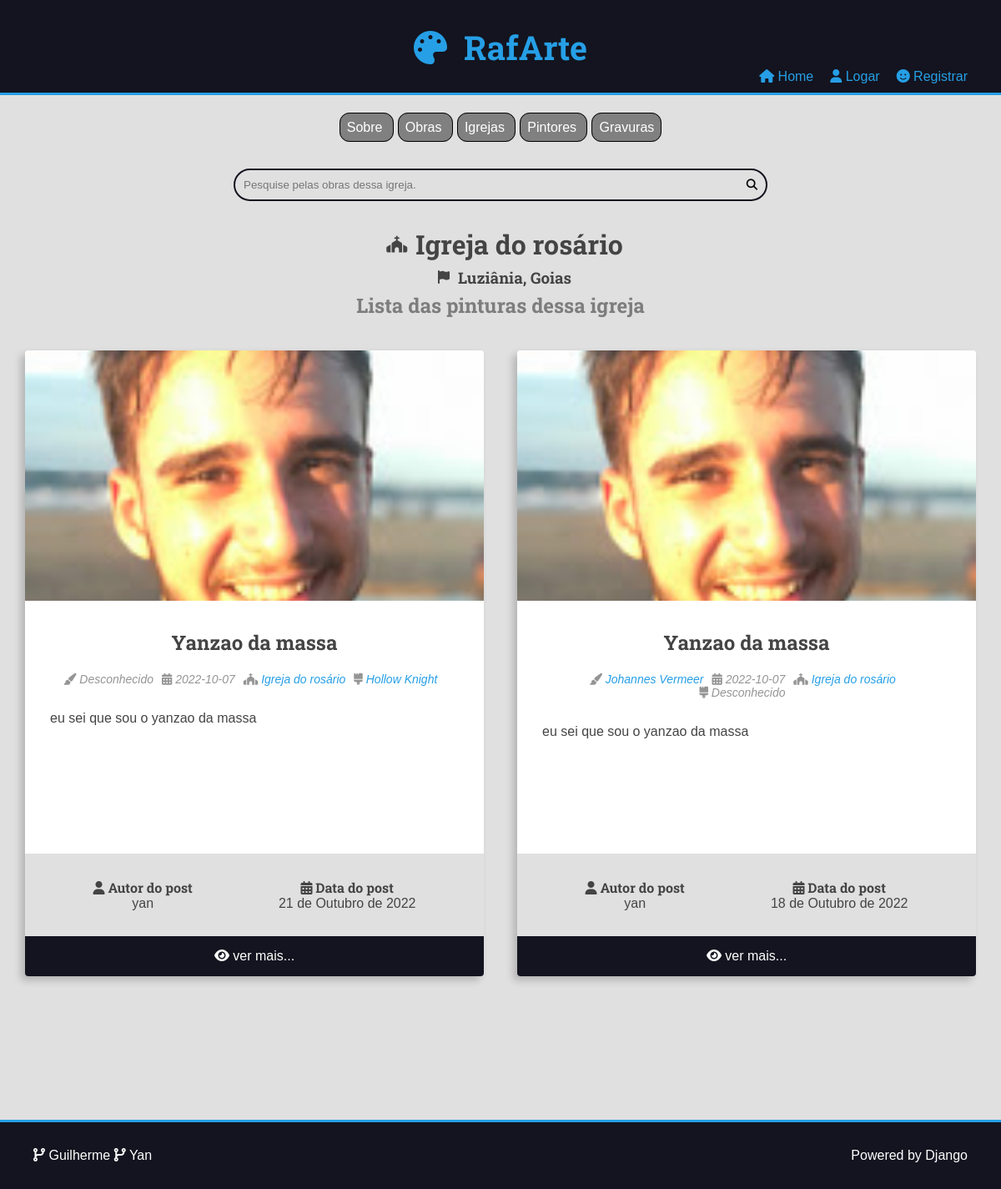
Page /church/1/ on the earlier database version.
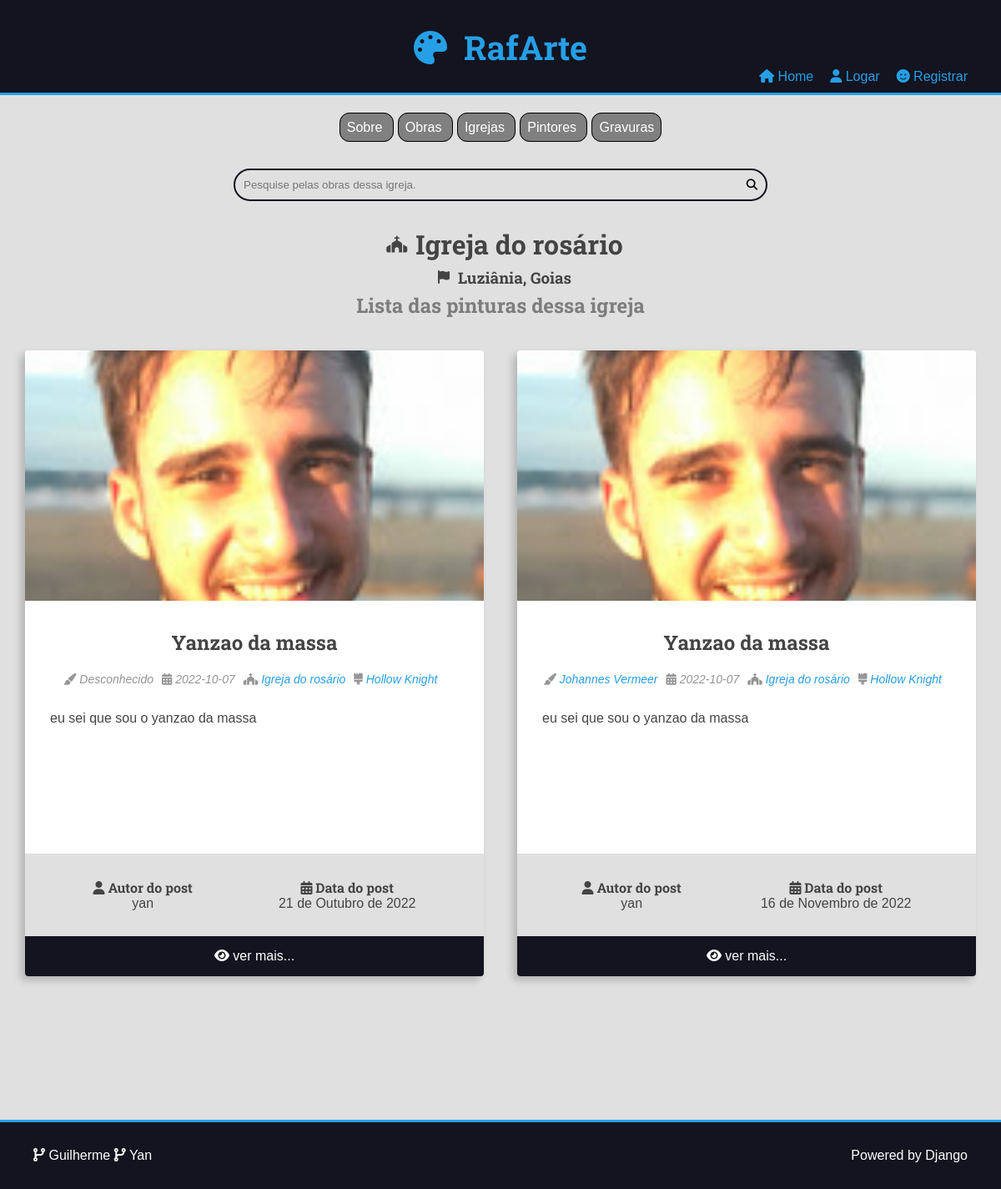
Same page on the later database version.
### museum/models.py (models this page shows, shortened)
class Church(models.Model):
    name = models.CharField(max_length=50)
    city = models.CharField(max_length=50, blank=True)
    state = models.CharField(max_length=50, blank=True)
    class Meta:
        db_table = 'CHURCH'

class Painting(models.Model):
    name = models.CharField(max_length=50)
    date = models.CharField(max_length=10, null=True, blank=True)
    description = models.TextField(blank=True)
    cover = models.ImageField(upload_to='museum/cover/%Y/%m/%d/')
    post_date = models.DateField(auto_now=True)
    summary = models.CharField(max_length=250)
    is_published = models.BooleanField(default=False)
    author = models.ManyToManyField(
        Author, blank=True,
        default=None
    )
    church = models.ForeignKey(
        Church, on_delete=models.SET_NULL, null=True, blank=True,
        default=None
    )
    engraving = models.ManyToManyField(
        Engraving, blank=True,
        default=None
    )
    post_author = models.ForeignKey(
        User, on_delete=models.SET_NULL, null=True
    )
    class Meta:
        db_table = 'PAINTING'

class Engraving(models.Model):
    name = models.CharField(max_length=50)
    book = models.CharField(max_length=50, blank=True)
    cover = models.ImageField(upload_to='engravings/cover/%Y/%m/%d/')
    author = models.ManyToManyField(
        Author, blank=True, default=None
    )
    def __str__(self) -> str:
        return self.name
    class Meta:
        db_table = 'ENGRAVING'

class Author(models.Model):
    name = models.CharField(max_length=50)
    biography = models.TextField(blank=True)
    is_engraving = models.BooleanField(default=False)
    def __str__(self) -> str:
        return self.name
    class Meta:
        db_table = 'AUTHOR'

### museum/views.py (the view)
# urls.py: path('church/<int:id_church>/', views.detail_church, name='church'),
@require_GET
def detail_church(request: HttpRequest, id_church: int) -> HttpResponse:
    filter = request.GET.get('filter', '')
    current_page = int(request.GET.get('page', 1))
    paintings = Painting.objects.filter(church__id=id_church, is_published=True).order_by('-id')
    paintings = paintings.select_related('church', 'post_author')
    paintings = paintings.prefetch_related('engraving', 'author')
    if not paintings:
        raise Http404("there are no paintings related to this church id")
    church = paintings.first().church
    if filter == 'churches':
        search = request.GET.get('q', '')
        paintings = paintings.filter(Q(
            Q(name__icontains=search) | Q(summary__icontains=search)
        ))
    page = pagination(paintings, current_page)
    return render(request, 'museum/pages/church.html', {
        'page':page,
        'church': church,
        'filterChurch': 'selected',
        'placeholder': 'Pesquise pelas obras dessa igreja.',
        'limparPesquisa': True if filter == 'churches' else False,
        'search_result': search if filter == 'churches' else False,
    })

### utils/pagination.py (called while the page is built)
def pagination(lista, current_page: int):
    paginator = Paginator(lista, 6, orphans=1)
    page = paginator.get_page(current_page)
    pagination = paginator.get_elided_page_range(current_page, on_each_side = 2, on_ends = 1)
    number_page = paginator.num_pages
    return {
        'current_page': current_page,
        'paintings': page.object_list,
        'pagination': pagination if number_page > 1 else [],
        'number_page': number_page,
        'total_paintings': paginator.count,
    }

### museum/templates/museum/pages/church.html (shortened to what this page needs)
{% extends 'templates/pages/global.html' %}
{% block content %}
<div class="text-secondary-page">
    <div class="center-flex" id="church-name">
        <i class="fa-solid fa-church fa-lg logo-info"></i>
        <h1>{{ church.name }}</h1>
    </div>
    <div class="center-flex" id="church-location">
        {% if church.city %}
        <i class="fa-solid fa-flag logo-info"></i>
        <h3>{{ church.city }}</h3>
        {% endif %}
        {% if church.state %}
             <h3>, {{ church.state }}</h3>
        {% endif %}
    </div>
</div>
    {% if page.total_paintings == 1 %}
        <h2 class="gray-text">Pintura dessa igreja</h2>
        <br>
        <div class="main-content  container" id="one-item">
            {% for painting in page.paintings %}
                    {% include 'museum/partials/painting.html' %}
            {% endfor %}
        </div>
    {% else %}
        <h2 class="gray-text">Lista das pinturas dessa igreja</h2>
        <br>
        <div class="main-content main-content-list container" id="church-page">
            {% for painting in page.paintings %}
                {% include 'museum/partials/painting.html' %}
            {% endfor %}
        </div>
        <div class="container">
            {% include 'templates/partials/pagination.html' %}
        </div>
    {% endif %}
{% endblock content %}

### website/templates/pages/global.html (shortened to what this page needs)
{% load static %}
<!DOCTYPE html>
<html lang="pt-br">
<head>
    {% include 'templates/partials/head.html' %}
</head>
<body>
    <div id="page-container">
        <div id="content-wrap">
            {% include 'templates/partials/header.html' %}
            {% if search is not False %}
                {% include 'templates/partials/search.html' %}
            {% else %}
                <div class="top-space">
                </div>
            {% endif %}
            <main class="main-content-container">
                {% block content %}{% endblock content %}
            </main>
        </div>
        {% include 'templates/partials/footer.html' %}
    </div>
</body>
</html>

### website/templates/partials/head.html (shortened to what this page needs)
{% load static %}
<link rel="stylesheet" href="https://cdnjs.cloudflare.com/ajax/libs/font-awesome/5.15.4/css/fontawesome.min.css"
 />
<link rel="stylesheet" href="https://cdnjs.cloudflare.com/ajax/libs/font-awesome/5.15.4/css/brands.min.css"
 />
<link rel="stylesheet" href="https://cdnjs.cloudflare.com/ajax/libs/font-awesome/5.15.4/css/solid.min.css"
 />
<link rel="stylesheet" href="{% static 'static/css/style.css' %}">

### website/templates/partials/header.html (shortened to what this page needs)
<header class="main-header-container">
    <div class="main-header container">
        <h1>
            <a class="main-logo" href="{% url 'painting:home' %}">
                <i class="fas fa-palette main-logo-icon"></i>
                <span>RafArte</span>
            </a>
        </h1>
    </div>
    <div class="navbar">
        <div class="navbar-item">
            <a href="{% url 'painting:home' %}"><i class="fas fa-house"></i> Home</a>
        </div>
    {% if not user.is_authenticated %}
        <div class="navbar-item">
            <a href="{% url 'user:login' %}"><i class="fas fa-user"></i> Logar</a>
        </div>
        <div class="navbar-item">
            <a href="{% url 'user:register' %}"> <i class="fa-solid fa-face-smile"></i> Registrar</a>
        </div>
    {% endif %}
    </div>
</header>

### website/templates/partials/search.html
<div class="search-container">
    <div class="container">
        <div class="center" id="see-all">
            <a class="dashboard-button-dark{{sobre}}" href="{% url 'painting:info' %}"> Sobre </a>
            <a class="dashboard-button-dark{{obras}}" href="{% url 'painting:home' %}"> Obras </a>
            <a class="dashboard-button-dark{{igrejas}}" href="{% url 'painting:church_all' %}"> Igrejas </a>
            <a class="dashboard-button-dark{{pintores}}" href="{% url 'painting:painter_all' %}"> Pintores </a>
            <a class="dashboard-button-dark{{gravuras}}" href="{% url 'painting:engraving_all' %}"> Gravuras </a>
        </div>
        {% if searchbar is not False %}
        {% include 'templates/partials/searchbar.html' %}
        {% endif %}
    </div>
</div>

### website/templates/partials/searchbar.html (shortened to what this page needs)
<form action="{% if search_action %}{% url search_action %}{% endif %} " method="GET" class="search-form">
    <input placeholder="{{placeholder}}" type="search" class="search-input" name="q" value="" required>
    <button type="submit" class="search-button"><i class="fas fa-search"></i></button>
</form>

### museum/templates/museum/partials/painting.html (shortened to what this page needs)
<div class="center painting painting-list-item card">
    <div class="painting-cover">
        {% if isDetailPage is not True %}
            <a class="no-filter" href="{% url 'painting:detail' painting.id %}">
                <img src="{{ painting.cover.url }}" alt="temporario" class="img-main">
            </a>
        {% else %}
            <img src="{{ painting.cover.url }}" alt="temporario" class="img-main no-filter">
        {% endif %}
    </div>
    <div class="painting-title-container">
        <h2 class="painting-title">{{ painting.name | linebreaks }}</h2>
    </div>
    <div class="painting-author center-flex">
        <span class="painting-author-item">
            {% for author in painting.author.all %}
                <i class="fas fa-paintbrush"></i>
                    <a href="{% url 'painting:painter' author.id %}">{{author}}</a>
                    <br>
            {%empty%}
                <i class="fas fa-paintbrush"></i>
                    Desconhecido
            {% endfor %}
        </span>
        <span class="painting-author-item">
            <i class="fas fa-calendar-alt"></i>
            {% if painting.date %}
                {{ painting.date }}
            {% else %}
                Desconhecido
            {% endif %}
        </span>
        <span class="painting-author-item">
            <i class="fas fa-church"></i>
                {% if painting.church is not None %}
                    <a href="{% url 'painting:church' painting.church.id %}">
                        <span>{{ painting.church.name }}</span>
                    </a>
                {% else %}
                    <span>Igreja desconhecida</span>
                {% endif %}
        </span>
        <span class="painting-author-item">
            {% for engraving in painting.engraving.all %}
                <i class="fas fa-brush"></i>
                    <a href="#">{{engraving}}</a>
                    <br>
            {%empty%}
                <i class="fas fa-brush"></i>
                    Desconhecido
            {% endfor %}
        </span>
    </div>
    <div class="painting-content justify">
        <p>{{ painting.summary }}</p>
    </div>
    <div class="painting-meta-container">
        <div class="painting-meta painting-preparation">
            <h3 class="painting-meta-title"><i class="fas fa-user"></i> Autor do post</h3>
            <div class="painting-meta-text">
                {{painting.post_author.username}}
            </div>
        </div>
        <div class="painting-meta painting-servings">
            <h3 class="painting-meta-title"><i class="fas fa-calendar-alt"></i> Data do post</h3>
            <div class="painting-meta-text">
                {{painting.post_date}}
            </div>
        </div>
    </div>
    {% if isDetailPage is not True %}
    <footer class="painting-footer">
        <a class="painting-read-more button button-dark button-full-width" href="{% url 'painting:detail' painting.id %}">
            <i class="fas fa-eye"></i>
            <span>ver mais...</span>
        </a>
    </footer>
    {% endif %}
</div>

### website/templates/partials/pagination.html (shortened to what this page needs)
<div class="container pagination center-flex">
</div>

### website/templates/partials/footer.html
<footer class="main-footer">
    <div class="developer">
      <a href="https://github.com/GuilhermeGonSoares" target="_blank" rel="noreferrer noopener">
        <i class="fas fa-code-branch"></i>
        Guilherme</a>
      <a href="https://github.com/yantavares" target="_blank" rel="noreferrer noopener">
        <i class="fas fa-code-branch"></i>
         Yan</a>
    </div>
    <div class="powered">
      <a href="https://www.djangoproject.com/" target="_blank" rel="noreferrer noopener">Powered by Django</a>
    </div>
  </footer>

Differences in the rows shown:
changed Painting: gains Engraving (name "Hollow Knight"); post_date "18 de Outubro de 2022" → "16 de Novembro de 2022"; no longer shows "Desconhecido"
